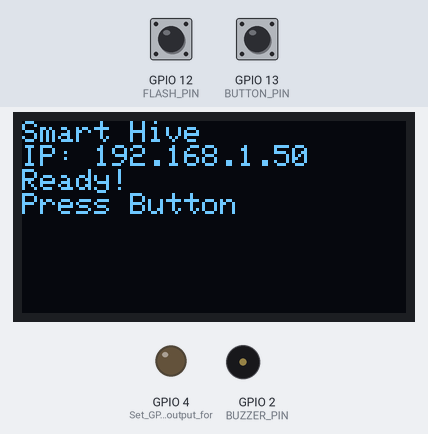
Simulated run of this sketch. Board: ESP32. Shown: 128×64 one-colour display, output pins drawn as LEDs (lit = HIGH), buzzer (waves = sounding, pin HIGH). Inputs (shaded band) come from the test bench; at power-on: GPIO 12 (FLASH_PIN) HIGH, GPIO 13 (BUTTON_PIN) HIGH. WiFi joins after 1.5 s; servers stay silent unless stated; uploads are accepted with an empty reply; the camera gives no picture; what the sketch prints to the serial monitor is not drawn.

Above: at 3.0 s.
3.1 s: GPIO 12 (FLASH_PIN) pulled LOW for 3.2 s
At 6.9 s:
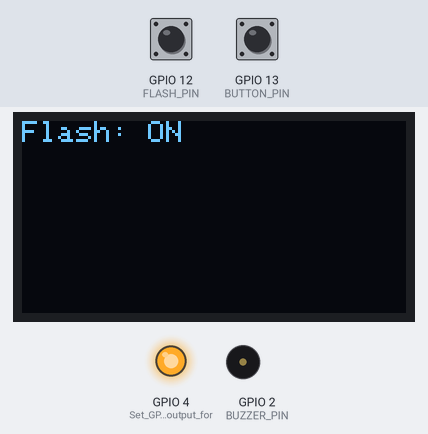
7.8 s: GPIO 13 (BUTTON_PIN) pulled LOW for 3.2 s
At 9.5 s:
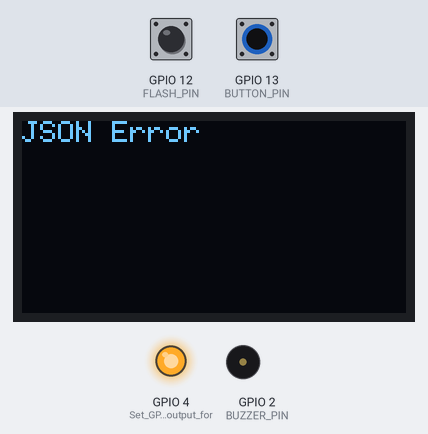
12.5 s: GPIO 12 (FLASH_PIN) pulled LOW for 0.15 s
At 13.3 s:
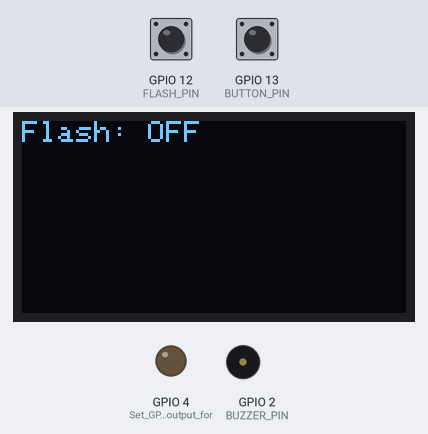
14.1 s: GPIO 13 (BUTTON_PIN) pulled LOW for 0.15 s
At 14.26 s:
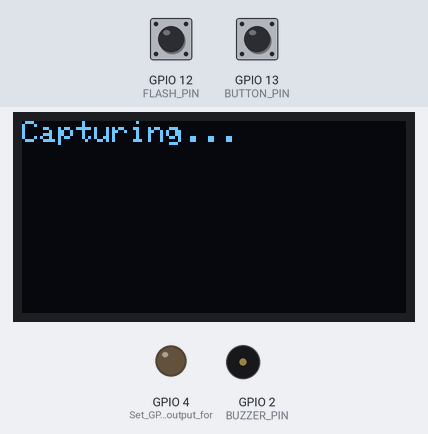
15.9 s: GPIO 12 (FLASH_PIN) pulled LOW for 1 s
At 16.8 s:
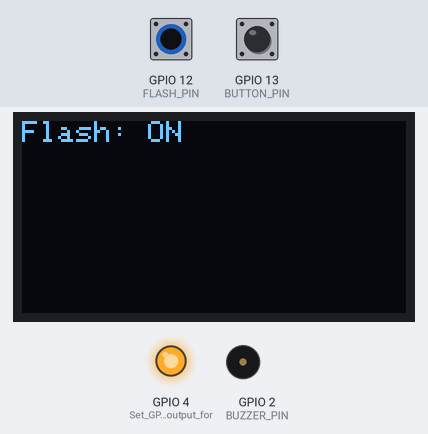
Timing chart, 0 to 18.9 s (numbered marks = the images above; inputs shaded):
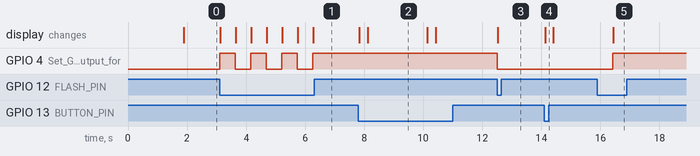

The sketch:

AI_Powered_surviliance_cam.ino
```cpp
#include <WiFi.h>
#include <HTTPClient.h>
#include <Base64.h>
#include "esp_camera.h"
#include <Wire.h>
#include <Adafruit_SSD1306.h>
#include <ArduinoJson.h>

// WiFi credentials
const char* ssid = "Excitel 2.4";
const char* password = "#Udit1588";

// Server endpoint
const String serverURL = "http://192.168.1.46:5000/detect_objects_base64";
const String authToken = "CeI1OU68"; // Replace with your actual token

// OLED display settings
#define SCREEN_WIDTH 128
#define SCREEN_HEIGHT 64
Adafruit_SSD1306 display(SCREEN_WIDTH, SCREEN_HEIGHT, &Wire, -1);

// Camera pin definitions
#define PWDN_GPIO_NUM 32
#define RESET_GPIO_NUM -1
#define XCLK_GPIO_NUM 0
#define SIOD_GPIO_NUM 26
#define SIOC_GPIO_NUM 27
#define Y9_GPIO_NUM 35
#define Y8_GPIO_NUM 34
#define Y7_GPIO_NUM 39
#define Y6_GPIO_NUM 36
#define Y5_GPIO_NUM 21
#define Y4_GPIO_NUM 19
#define Y3_GPIO_NUM 18
#define Y2_GPIO_NUM 5
#define VSYNC_GPIO_NUM 25
#define HREF_GPIO_NUM 23
#define PCLK_GPIO_NUM 22

#define BUTTON_PIN 13
#define BUZZER_PIN 2
#define FLASH_PIN 12

bool flashState = false;

void displayResults(const String& text) {
    display.clearDisplay();
    display.setTextSize(1);
    display.setTextColor(SSD1306_WHITE);
    display.setCursor(0, 0); // Start text from the beginning
    display.println(text);
    display.display();
}

void setup() {
    Serial.begin(115200);
    WiFi.begin(ssid, password);

    displayResults("Connecting to WiFi...");
    while (WiFi.status() != WL_CONNECTED) {
        delay(500);
        Serial.print(".");
    }

    String ipAddress = WiFi.localIP().toString();
    Serial.println("Connected! IP: " + ipAddress);

    pinMode(4, OUTPUT);  // Set GPIO 4 as output for flash
    digitalWrite(4, LOW); // Ensure flash is off initially

    pinMode(BUTTON_PIN, INPUT_PULLUP);
    pinMode(BUZZER_PIN, OUTPUT);
    pinMode(FLASH_PIN, INPUT_PULLUP);

    Wire.begin(15, 14);
    if (!display.begin(SSD1306_SWITCHCAPVCC, 0x3C)) {
        Serial.println("OLED init failed");
        while (1);
    }

    // Camera configuration
    camera_config_t config;
    config.ledc_channel = LEDC_CHANNEL_0;
    config.ledc_timer = LEDC_TIMER_0;
    config.pin_d0 = Y2_GPIO_NUM;
    config.pin_d1 = Y3_GPIO_NUM;
    config.pin_d2 = Y4_GPIO_NUM;
    config.pin_d3 = Y5_GPIO_NUM;
    config.pin_d4 = Y6_GPIO_NUM;
    config.pin_d5 = Y7_GPIO_NUM;
    config.pin_d6 = Y8_GPIO_NUM;
    config.pin_d7 = Y9_GPIO_NUM;
    config.pin_xclk = XCLK_GPIO_NUM;
    config.pin_pclk = PCLK_GPIO_NUM;
    config.pin_vsync = VSYNC_GPIO_NUM;
    config.pin_href = HREF_GPIO_NUM;
    config.pin_sscb_sda = SIOD_GPIO_NUM;
    config.pin_sscb_scl = SIOC_GPIO_NUM;
    config.pin_pwdn = PWDN_GPIO_NUM;
    config.pin_reset = RESET_GPIO_NUM;
    config.xclk_freq_hz = 20000000;
    config.pixel_format = PIXFORMAT_JPEG;
    config.frame_size = FRAMESIZE_SXGA;
    config.jpeg_quality = 20;
    config.fb_count = 2;

    if (esp_camera_init(&config) != ESP_OK) {
        displayResults("Camera Error");
        while (1);
    }

    displayResults("Smart Hive\nIP: " + ipAddress + "\nReady!\nPress Button");
}

void captureAndSendImage() {
    displayResults("Capturing...");

    camera_fb_t *fb = esp_camera_fb_get();
    if (!fb) {
        displayResults("Capture Failed");
        return;
    }

    String base64Image = base64::encode(fb->buf, fb->len);
    esp_camera_fb_return(fb);

    if (base64Image.isEmpty()) {
        displayResults("Encoding Error");
        return;
    }

    DynamicJsonDocument doc(3072);
    doc["image_base64"] = base64Image;
    String payload;
    serializeJson(doc, payload);

    HTTPClient http;
    http.begin(serverURL);
    http.addHeader("Content-Type", "application/json");
    http.addHeader("Authorization", authToken);

    int httpCode = http.POST(payload);
    if (httpCode == HTTP_CODE_OK) {
        String response = http.getString();

        DynamicJsonDocument responseDoc(1024);
        DeserializationError error = deserializeJson(responseDoc, response);

        if (error) {
            displayResults("JSON Error");
            return;
        }

        JsonObject counts = responseDoc["counts"];
        int total = responseDoc["total_objects"];

        String displayText = "";
        for (JsonPair kv : counts) {
            displayText += String(kv.key().c_str()) + ": " + kv.value().as<String>() + "\n";
        }
        displayText += "Total: " + String(total);

        displayResults(displayText);

        digitalWrite(BUZZER_PIN, HIGH);
        delay(100);
        digitalWrite(BUZZER_PIN, LOW);
    } else {
        displayResults("Error: " + String(httpCode));
    }
    http.end();
}

void loop() {
    if (digitalRead(BUTTON_PIN) == LOW) {
        captureAndSendImage();
        delay(2000);
    }

    if (digitalRead(FLASH_PIN) == LOW) {
        flashState = !flashState;
        digitalWrite(4, flashState ? HIGH : LOW); // GPIO 4 controls flash
        displayResults(flashState ? "Flash: ON" : "Flash: OFF");
        delay(500);
    }
}
```

Measured:
- after the input at 3.1 s, GPIO 4 (Set_GPIO_4_as_output_for): alternates HIGH for 0.53 s and LOW for 0.53 s, 7 changes in all, then stays HIGH, starting at once; the display: changes at once (image 1)
- after the input at 7.8 s, the display: first changes at once (image 2 shows a later state)
- after the input at 12.5 s, GPIO 4 (Set_GPIO_4_as_output_for): HIGH → LOW at once; the display: changes at once (image 3)
- after the input at 14.1 s, the display: changes at once (image 4)
- after the input at 15.9 s, GPIO 4 (Set_GPIO_4_as_output_for): LOW → HIGH after 0.51 s; the display: changes after 0.54 s (image 5)
- what the display in image 2 shows lasts 2.0 s, from 8.1 s to 10.1 s
